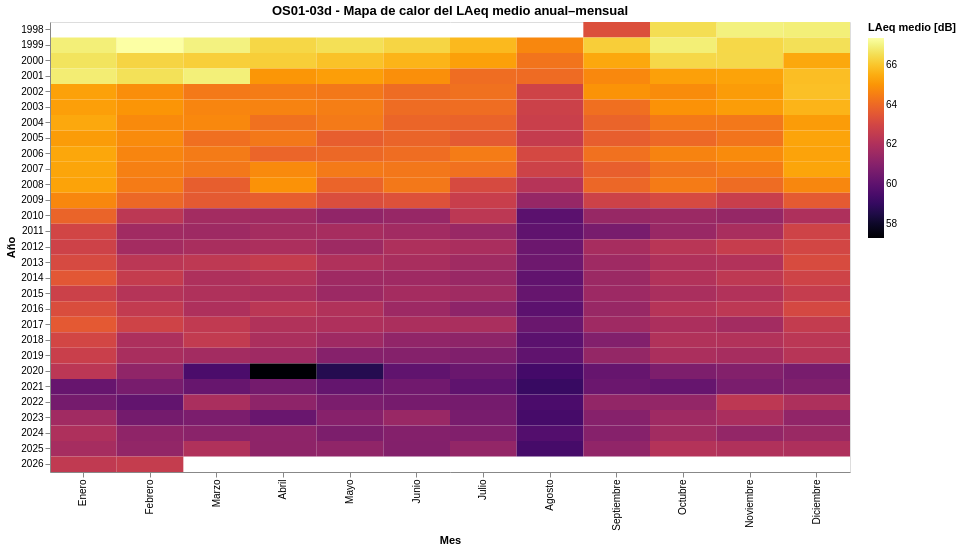

Notebook cell for this chart:
### Markdown cell above
A partir de la visualización OS01‑03c - Patrones estacionales del ruido urbano, se observa que la exposición acústica en Madrid presenta variaciones estacionales claras y consistentes a lo largo del año, diferenciadas por periodo acústico. 
Los niveles de LAeq medio tienden a incrementarse durante los meses centrales, especialmente en los periodos diurno y vespertino, lo que sugiere una intensificación de la actividad urbana asociada a condiciones climáticas más favorables y a un mayor uso del espacio público. Por el contrario, en los meses invernales se aprecia una ligera reducción del ruido, aunque el periodo nocturno mantiene valores relativamente estables, evidenciando que el ruido nocturno constituye un fenómeno persistente incluso en épocas de menor actividad general. 

En conjunto, la visualización pone de manifiesto que el ruido urbano no solo depende de patrones diarios o semanales, sino que también está condicionado por dinámicas estacionales, lo que refuerza la necesidad de incorporar la dimensión temporal larga en el análisis de la exposición acústica y su impacto en la experiencia ciudadana, en coherencia con los objetivos del OS01.

### Code cell
# OS01‑03d - Intensidad mensual del ruido urbano (LAeq) en Madrid
# --------------------------------------------------------
# PREPARACIÓN DE DATOS
# --------------------------------------------------------

df_heatmap = (
    df_02_cont_acustic
    .dropna(subset=["laeq"])
    .groupby(["year", "month", "month_name"], as_index=False)
    .agg(
        laeq_medio=("laeq", "mean")
    )
)

# ----------------------------------------------------------
# VISUALIZACIÓN · Heatmap año-mes del LAeq
# ----------------------------------------------------------

chart_heatmap = (
    alt.Chart(df_heatmap)
    .mark_rect()
    .encode(
        x=alt.X(
            "month_name:N",
            sort=[
                "Enero", "Febrero", "Marzo", "Abril", "Mayo", "Junio",
                "Julio", "Agosto", "Septiembre", "Octubre", "Noviembre", "Diciembre"
            ],
            title="Mes"
        ),
        y=alt.Y(
            "year:O",
            title="Año"
        ),
        color=alt.Color(
            "laeq_medio:Q",
            title="LAeq medio [dB]",
            scale=alt.Scale(scheme="inferno")
        ),
        tooltip=[
            alt.Tooltip("year:O", title="Año"),
            alt.Tooltip("month_name:N", title="Mes"),
            alt.Tooltip("laeq_medio:Q", title="LAeq medio [dB]", format=".2f")
        ]
    )
    .properties(
        width=800,
        height=450,
        title="OS01-03d - Mapa de calor del LAeq medio anual–mensual"
    )
)

chart_heatmap

### Figure 1 — Vega-Lite specification as saved in the notebook (floating-point values rounded to 4 significant figures; data arrays with more than 128 entries replaced by an {"elided": "..."} marker saying what was removed)
{"$schema": "https://vega.github.io/schema/vega-lite/v5.20.1.json", "config": {"view": {"continuousHeight": 300, "continuousWidth": 300}}, "data": {"name": "data-dd4f2198944ecda71e97a9aace9d64ab"}, "datasets": {"data-dd4f2198944ecda71e97a9aace9d64ab": {"elided": "330 records"}}, "encoding": {"color": {"field": "laeq_medio", "scale": {"scheme": "inferno"}, "title": "LAeq medio [dB]", "type": "quantitative"}, "tooltip": [{"field": "year", "title": "Año", "type": "ordinal"}, {"field": "month_name", "title": "Mes", "type": "nominal"}, {"field": "laeq_medio", "format": ".2f", "title": "LAeq medio [dB]", "type": "quantitative"}], "x": {"field": "month_name", "sort": ["Enero", "Febrero", "Marzo", "Abril", "Mayo", "Junio", "Julio", "Agosto", "Septiembre", "Octubre", "Noviembre", "Diciembre"], "title": "Mes", "type": "nominal"}, "y": {"field": "year", "title": "Año", "type": "ordinal"}}, "height": 450, "mark": {"type": "rect"}, "title": "OS01-03d - Mapa de calor del LAeq medio anual–mensual", "width": 800}
